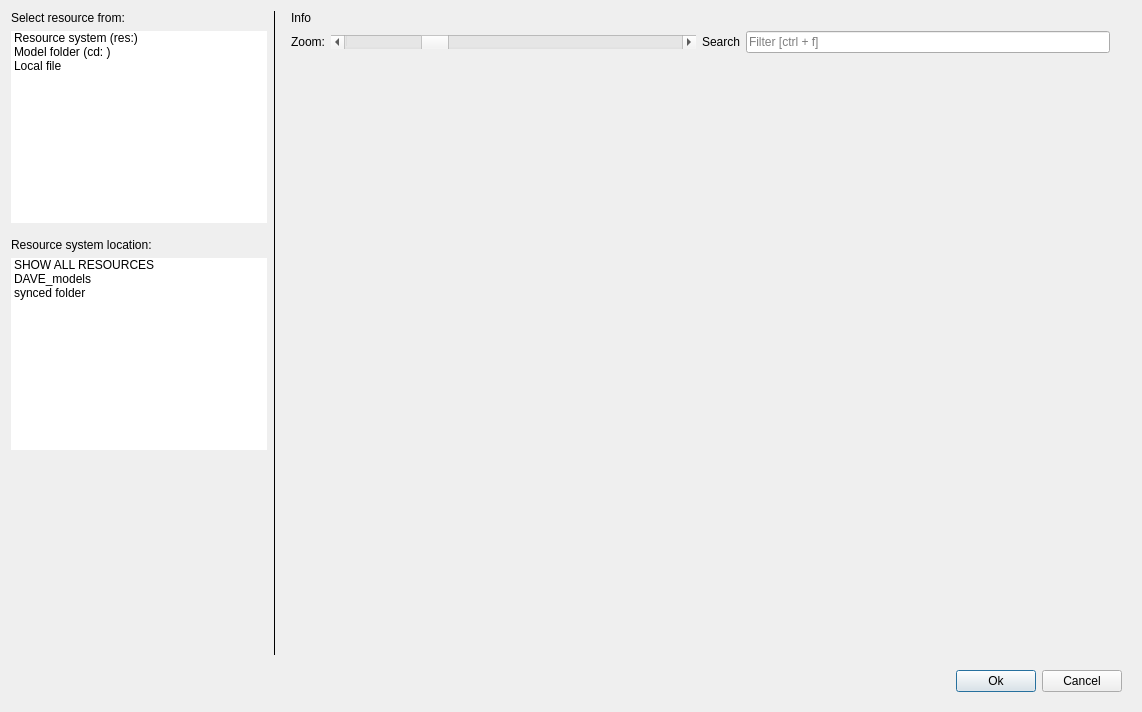
<?xml version="1.0" encoding="UTF-8"?>
<ui version="4.0">
 <class>ResourceBrowser</class>
 <widget class="QDialog" name="ResourceBrowser">
  <property name="geometry">
   <rect>
    <x>0</x>
    <y>0</y>
    <width>1142</width>
    <height>712</height>
   </rect>
  </property>
  <property name="windowTitle">
   <string>Dialog</string>
  </property>
  <layout class="QGridLayout" name="gridLayout_2">
   <item row="0" column="0">
    <widget class="QLabel" name="label_4">
     <property name="text">
      <string>Select resource from:</string>
     </property>
    </widget>
   </item>
   <item row="2" column="0">
    <widget class="QWidget" name="widget_RES" native="true">
     <layout class="QVBoxLayout" name="verticalLayout">
      <property name="leftMargin">
       <number>0</number>
      </property>
      <property name="rightMargin">
       <number>0</number>
      </property>
      <item>
       <widget class="QLabel" name="label_2">
        <property name="text">
         <string>Resource system location:</string>
        </property>
       </widget>
      </item>
      <item>
       <widget class="QListWidget" name="lwResourcePaths">
        <property name="sizePolicy">
         <sizepolicy hsizetype="Minimum" vsizetype="Expanding">
          <horstretch>0</horstretch>
          <verstretch>0</verstretch>
         </sizepolicy>
        </property>
        <property name="frameShape">
         <enum>QFrame::NoFrame</enum>
        </property>
        <property name="editTriggers">
         <set>QAbstractItemView::NoEditTriggers</set>
        </property>
        <item>
         <property name="text">
          <string>SHOW ALL RESOURCES</string>
         </property>
        </item>
        <item>
         <property name="text">
          <string>DAVE_models</string>
         </property>
        </item>
        <item>
         <property name="text">
          <string>synced folder</string>
         </property>
        </item>
       </widget>
      </item>
     </layout>
    </widget>
   </item>
   <item row="1" column="0">
    <widget class="QListWidget" name="lwWhere">
     <property name="sizePolicy">
      <sizepolicy hsizetype="Minimum" vsizetype="Minimum">
       <horstretch>0</horstretch>
       <verstretch>0</verstretch>
      </sizepolicy>
     </property>
     <property name="frameShape">
      <enum>QFrame::NoFrame</enum>
     </property>
     <property name="autoScroll">
      <bool>false</bool>
     </property>
     <property name="editTriggers">
      <set>QAbstractItemView::NoEditTriggers</set>
     </property>
     <property name="showDropIndicator" stdset="0">
      <bool>false</bool>
     </property>
     <item>
      <property name="text">
       <string>Resource system (res:)</string>
      </property>
     </item>
     <item>
      <property name="text">
       <string>Model folder (cd: )</string>
      </property>
     </item>
     <item>
      <property name="text">
       <string>Local file</string>
      </property>
     </item>
    </widget>
   </item>
   <item row="3" column="0">
    <spacer name="verticalSpacer">
     <property name="orientation">
      <enum>Qt::Vertical</enum>
     </property>
     <property name="sizeHint" stdset="0">
      <size>
       <width>20</width>
       <height>40</height>
      </size>
     </property>
    </spacer>
   </item>
   <item row="4" column="0" colspan="3">
    <widget class="QWidget" name="widget_2" native="true">
     <layout class="QHBoxLayout" name="horizontalLayout">
      <item>
       <spacer name="horizontalSpacer">
        <property name="orientation">
         <enum>Qt::Horizontal</enum>
        </property>
        <property name="sizeHint" stdset="0">
         <size>
          <width>40</width>
          <height>20</height>
         </size>
        </property>
       </spacer>
      </item>
      <item>
       <widget class="QPushButton" name="pushButton">
        <property name="text">
         <string>Ok</string>
        </property>
       </widget>
      </item>
      <item>
       <widget class="QPushButton" name="pushButton_2">
        <property name="text">
         <string>Cancel</string>
        </property>
       </widget>
      </item>
     </layout>
    </widget>
   </item>
   <item row="0" column="2" rowspan="4">
    <widget class="QWidget" name="widget" native="true">
     <property name="sizePolicy">
      <sizepolicy hsizetype="Expanding" vsizetype="Preferred">
       <horstretch>0</horstretch>
       <verstretch>0</verstretch>
      </sizepolicy>
     </property>
     <layout class="QGridLayout" name="gridLayout">
      <property name="topMargin">
       <number>0</number>
      </property>
      <item row="1" column="2">
       <widget class="QLabel" name="label_3">
        <property name="sizePolicy">
         <sizepolicy hsizetype="Preferred" vsizetype="Preferred">
          <horstretch>0</horstretch>
          <verstretch>0</verstretch>
         </sizepolicy>
        </property>
        <property name="text">
         <string>Search</string>
        </property>
       </widget>
      </item>
      <item row="1" column="3">
       <widget class="QLineEdit" name="teFilter">
        <property name="placeholderText">
         <string>Filter [ctrl + f]</string>
        </property>
        <property name="clearButtonEnabled">
         <bool>true</bool>
        </property>
       </widget>
      </item>
      <item row="1" column="0">
       <widget class="QLabel" name="label">
        <property name="sizePolicy">
         <sizepolicy hsizetype="Minimum" vsizetype="Preferred">
          <horstretch>0</horstretch>
          <verstretch>0</verstretch>
         </sizepolicy>
        </property>
        <property name="text">
         <string>Zoom:</string>
        </property>
       </widget>
      </item>
      <item row="4" column="0" colspan="6">
       <widget class="QWidget" name="TumbnailArea" native="true">
        <property name="sizePolicy">
         <sizepolicy hsizetype="Preferred" vsizetype="Expanding">
          <horstretch>0</horstretch>
          <verstretch>0</verstretch>
         </sizepolicy>
        </property>
        <property name="styleSheet">
         <string notr="true"/>
        </property>
       </widget>
      </item>
      <item row="1" column="1">
       <widget class="QScrollBar" name="hsZoom">
        <property name="sizePolicy">
         <sizepolicy hsizetype="MinimumExpanding" vsizetype="Fixed">
          <horstretch>0</horstretch>
          <verstretch>0</verstretch>
         </sizepolicy>
        </property>
        <property name="minimum">
         <number>1</number>
        </property>
        <property name="maximum">
         <number>400</number>
        </property>
        <property name="value">
         <number>100</number>
        </property>
        <property name="orientation">
         <enum>Qt::Horizontal</enum>
        </property>
       </widget>
      </item>
      <item row="0" column="0" colspan="5">
       <widget class="QLabel" name="lbInfo">
        <property name="text">
         <string>Info</string>
        </property>
       </widget>
      </item>
     </layout>
    </widget>
   </item>
   <item row="0" column="1" rowspan="4">
    <widget class="Line" name="line">
     <property name="frameShadow">
      <enum>QFrame::Plain</enum>
     </property>
     <property name="orientation">
      <enum>Qt::Vertical</enum>
     </property>
    </widget>
   </item>
  </layout>
 </widget>
 <resources/>
 <connections/>
</ui>
